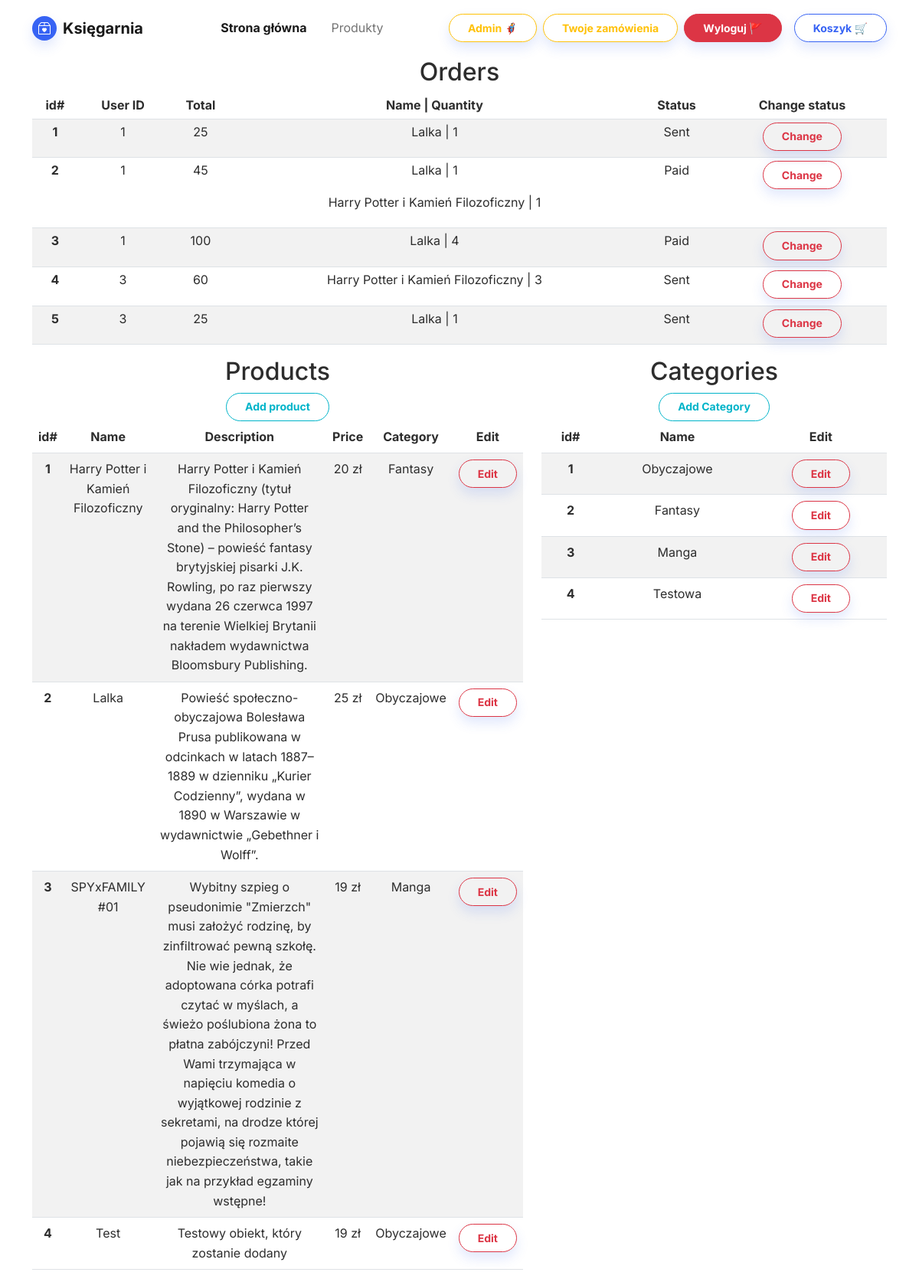
Before: /employee_page.php (signed in) with the older database file.
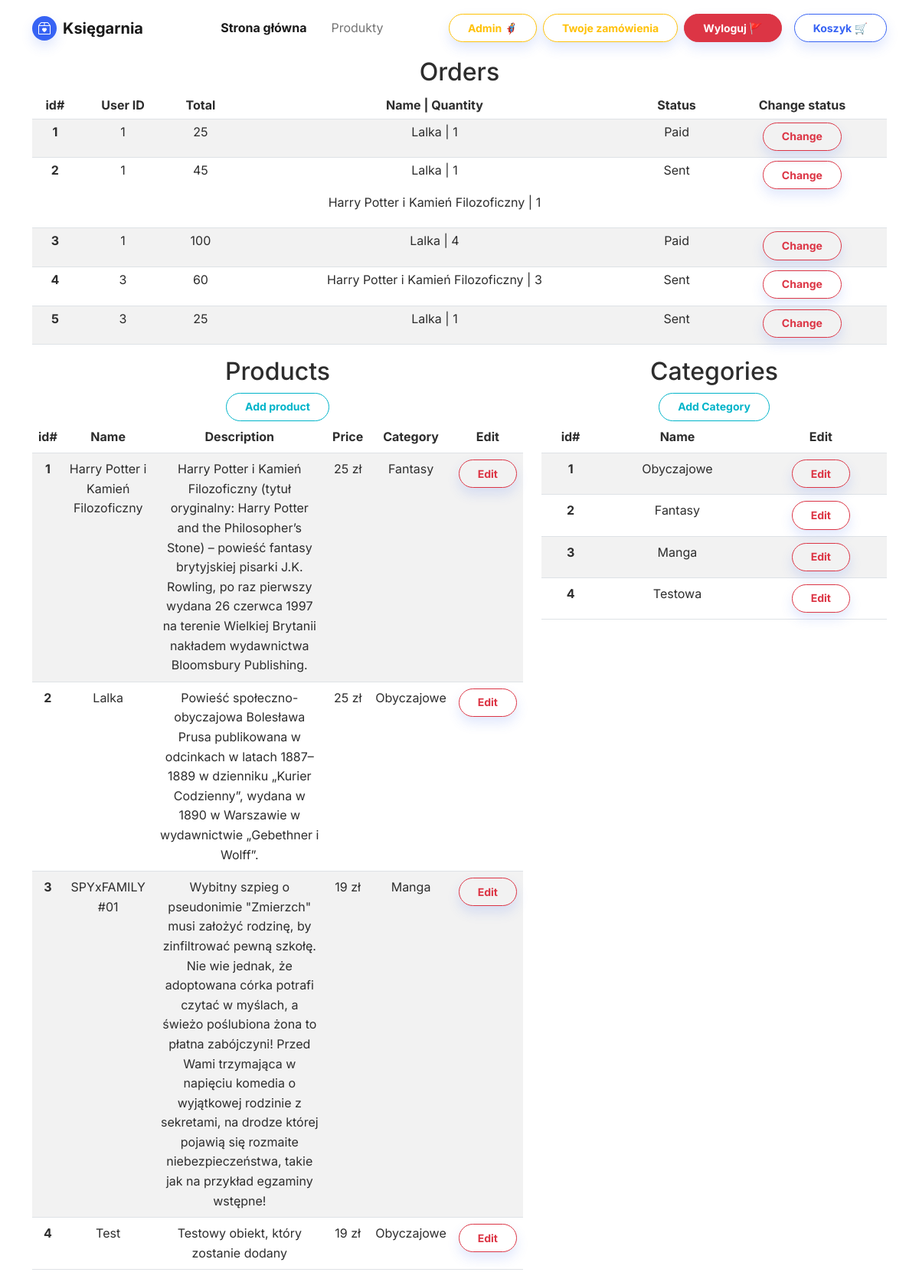
After: the same page with the newer database file.
### tables this page shows
CREATE TABLE `orders` (
  `id` int(11) NOT NULL,
  `idUser` int(11) NOT NULL,
  `total` int(11) NOT NULL,
  `orderDate` date NOT NULL,
  `status` varchar(11) NOT NULL DEFAULT 'Paid'
);

CREATE TABLE `products` (
  `id` int(11) NOT NULL,
  `name` varchar(100) NOT NULL,
  `description` varchar(1000) NOT NULL,
  `img` varchar(100) NOT NULL,
  `price` int(11) NOT NULL,
  `categoryId` int(11) DEFAULT NULL
);

CREATE TABLE `categories` (
  `id` int(11) NOT NULL,
  `name` varchar(255) NOT NULL
);

### employee_page.php (the view, shortened to what the changed rows need)
<!DOCTYPE html>
<html lang="en">
<head>
    <link rel="stylesheet" href="assets/bootstrap/css/bootstrap.min.css">
</head>
<body>
    <div class="container text-center">
        <div class="row">
        <div class="col col-md-12">
                <h2>Orders</h2>
                <table class="table table-striped table-hover table-sm">
                    <thead>
                        <tr>
                            <th scope="col">id#</th>
                            <th scope="col">User ID</th>
                            <th scope="col">Total</th>
                            <th scope="col">Name | Quantity</th>
                            <th scope="col">Status</th>
                            <th scope="col">Change status</th>
                        </tr>
                    </thead>
                    <tbody>
                        <?php
                        require_once "database_connect.php";
                        function getOrders($connection)
                        {
                            $orders = array();
                            $sql = "SELECT * FROM orders";
                            $result = $connection->query($sql);
                            if ($result->num_rows > 0) {
                                while ($row = $result->fetch_assoc()) {
                                    $orders[] = $row;
                                }
                            }
                            return $orders;
                        }
                        function getOrdersDetail($connection)
                        {
                            $ordersD = array();
                            $sql = "SELECT products.name AS productName, orderdetail.quantity AS quantity, orderdetail.idOrder
                            FROM `products`, `orderdetail`
                            WHERE products.id=orderdetail.idProduct";
                            $result = $connection->query($sql);
                            if ($result->num_rows > 0) {
                                while ($row = $result->fetch_assoc()) {
                                    $ordersD[] = $row;
                                }
                            }
                            return $ordersD;
                        }
                        foreach (getOrders($connection) as $order) {
                            echo '
                            <tr>
                                <th scope="row">' . $order['id'] . '</th>
                                <td>' . $order['idUser'] . '</td>
                                <td>' . $order['total'] . '</td>
                                <td>';
                            foreach (getOrdersDetail($connection) as $orderD) {
                                if ($order['id'] == $orderD['idOrder']) {
                                    echo '
                                    <p>' . $orderD['productName'] . ' | ' . $orderD['quantity'] . '</p>';
                                }
                            }
                            echo '
                                </td>
                                <td>' . $order['status'] . '</td>
                                <td><a class="btn btn-outline-danger shadow btn-sm" role="button" href="change_status_script.php?id=' . $order['id'] . '">Change</a></td>
                            </tr>';
                        }
                        ?>
                    </tbody>
                </table>
            </div>
            <div class="col col-md-7">
                <h2>Products</h2>
                <table class="table table-striped table-hover">
                    <thead>
                        <tr>
                            <th scope="col">id#</th>
                            <th scope="col">Name</th>
                            <th scope="col">Description</th>
                            <th scope="col">Price</th>
                            <th scope="col">Category</th>
                            <th scope="col">Edit</th>
                        </tr>
                    </thead>
                    <tbody>
                        <?php
                        require_once "database_connect.php";
                        function getProducts($connection)
                        {
                            $products = array();
                            $sql = "SELECT products.id, products.name, products.description, products.price, categories.name as categories
                            FROM products, categories
                            WHERE products.categoryId= categories.id
                            ORDER BY products.id;";
                            $result = $connection->query($sql);
                            if ($result->num_rows > 0) {
                                while ($row = $result->fetch_assoc()) {
                                    $products[] = $row;
                                }
                            }
                            return $products;
                        }
                        foreach (getProducts($connection) as $product) {
                            echo
                            '<tr>
                                <th scope="row">' . $product['id'] . '</th>
                                    <td>' . $product['name'] . '</td>
                                    <td>' . $product['description'] . '</td>
                                    <td>' . $product['price'] . ' zł</td>
                                    <td>' . $product['categories'] . '</td>
                                    <td><a class="btn btn-outline-danger shadow btn-sm" role="button" href="edit_product.php?id=' . $product['id'] . '">Edit</a></td>
                                </tr>';
                        }
                        ?>
                    </tbody>
                </table>
            </div>
            <div class="col col-md-5">
                <h2>Categories</h2>
                <table class="table table-striped table-hover">
                    <thead>
                        <tr>
                            <th scope="col">id#</th>
                            <th scope="col">Name</th>
                            <th scope="col">Edit</th>
                        </tr>
                    </thead>
                    <tbody>
                        <?php
                        require_once "database_connect.php";
                        function getCategories($connection){
                            $sql= "SELECT * FROM categories";
                            $result = $connection->query($sql);
                            if ($result->num_rows > 0) {
                                while ($row = $result->fetch_assoc()) {
                                    $categories[] = $row;
                                }
                            }
                            return $categories;
                        }
                        foreach (getCategories($connection) as $category) {
                            echo
                            '<tr>
                                <th scope="row">' . $category['id'] . '</th>
                                    <td>' . $category['name'] . '</td>
                                    <td><a class="btn btn-outline-danger shadow btn-sm" role="button" href="edit_category.php?id=' . $category['id'] . '">Edit</a></td>
                                </tr>';
                        }
                        ?>
                    </tbody>
                </table>
            </div>
    </div>
    </div>
</body>
</html>

Changed rows visible on the page:
changed orders id 1: status "Sent" → "Paid"
changed orders id 2: status "Paid" → "Sent"
changed products "Harry Potter i Kamień Filozoficzny": price "20" → "25"
